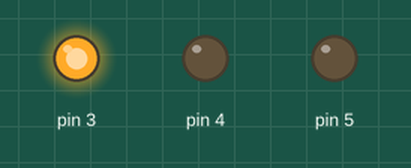
Bench run of a sketch on a simulated Arduino Uno, built with avr-gcc and run on an emulated ATmega328P. Shown: output pins drawn as LEDs (lit = HIGH).

Above: at 0.1 s.
At 0.9 s:
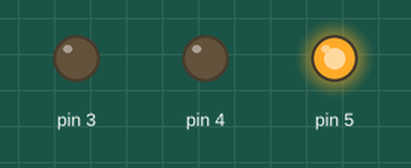
At 1.7 s:
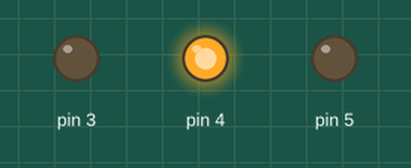
At 2.7 s:
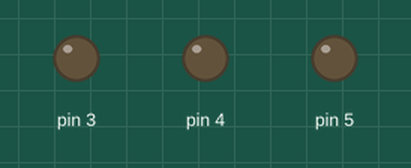
Timing chart, 0 to 3.0 s (numbered marks = the images above):
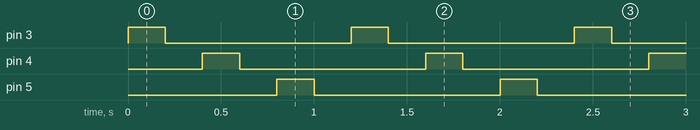

Measured:
- by itself, pin 3–5: alternates HIGH for 0.20 s and LOW for 1.0 s
- by itself, everything shown: repeats every 1.2 s, in 6 steps

The sketch:

lights_on_board.ino
```cpp
/*
-----------------------------------
Try to make light on board do stuff
-----------------------------------
*/

void setup() {
  pinMode(3, OUTPUT);
  pinMode(4, OUTPUT);
  pinMode(5, OUTPUT);
}

void loop() {
  for(int i = 3; i <= 5; i++) {
    digitalWrite(i, HIGH);
     delay(200);
    digitalWrite(i, LOW);
    delay(200);
  }

}
```
